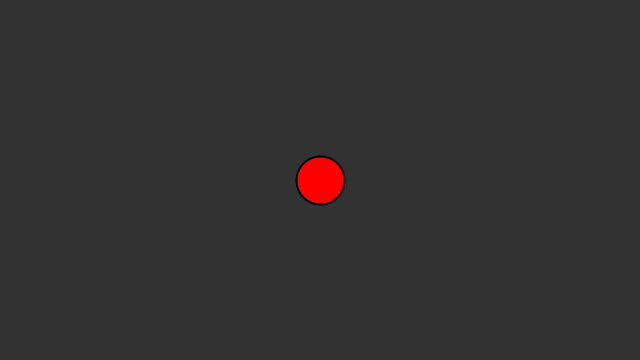
Frame 1 (no input)
Frame 60 (the mouse pressed at the canvas centre just before this capture): identical to frame 1, image omitted
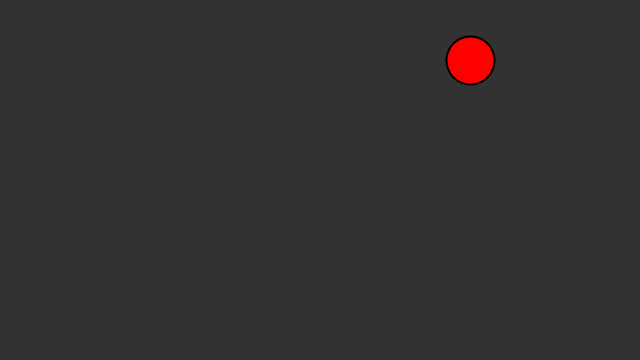
Frame 120 (the mouse held since frame 60 and released just before this capture)

The Processing sketch that drew these frames (run headless with seeded random() and noise(); from frame 60 on, the mouse is pressed at the canvas centre):

// Processing sketch: bouncingball2
// ── bouncingball2.pde
Ball b;
boolean going = false;

void setup() {
  size(640, 360);
  b = new Ball();
}

void draw() {  
  background(50); 
  if(going) {
    b.move();
    b.bounce();
  }
  b.display();
}

void mousePressed() {
  going = !going;
}

// ── Ball.pde
class Ball {
  PVector location;
  PVector velocity;
  float radius;
    
  Ball() {
    location = new PVector(width/2, height/2);
    velocity = new PVector(2.5, -2);
    radius = 24;
  }
  
  void move() {
    location.add(velocity);
  }
  
  void bounce() {
    if((location.x > (width-radius)) || (location.x < (radius))) {
      velocity.x = velocity.x * -1;
    }  
    if((location.y > (height-radius)) || (location.y < (radius))) {
      velocity.y = velocity.y * -1;
    }
  }
  
  void display() {
    stroke(0);
    strokeWeight(2);
    fill(255, 0, 0);
    ellipse(location.x, location.y, 2*radius, 2*radius);
  }
}
